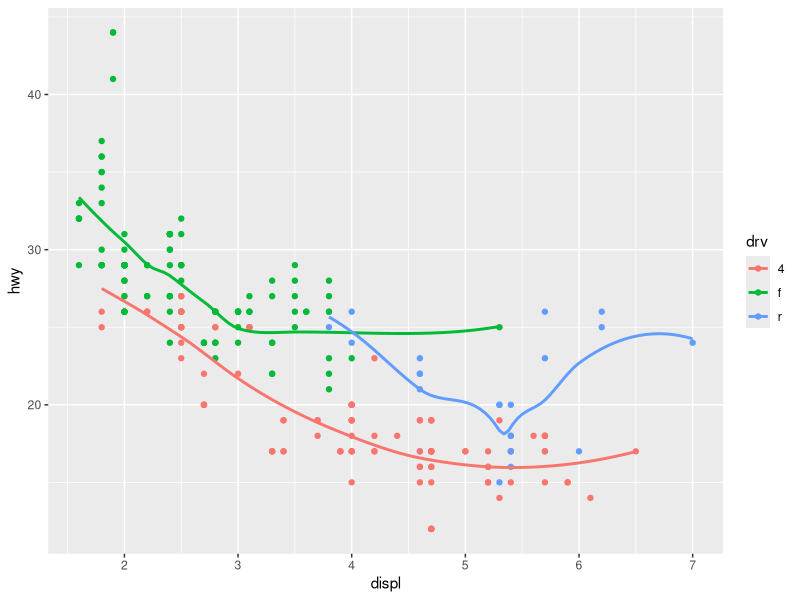

This chart was generated by the following R code: (Note: this script raises an error after producing the figure.)
## ---- chunk 1
knitr::opts_chunk$set(collapse = TRUE)
knitr::opts_chunk$set(message = FALSE)
library(tidyverse)
## ---- chunk 2
ggplot(data = mpg, mapping = aes(x = displ, y = hwy, color = drv)) + 
  geom_point() + 
  geom_smooth(se = FALSE)
## ---- chunk 3
knitr::include_graphics("Lab6_Images/excersie36img1.png")
knitr::include_graphics("Lab6_Images/excersie36img2.png")
knitr::include_graphics("Lab6_Images/excersie36img3.png")
knitr::include_graphics("Lab6_Images/excersie36img4.png")
knitr::include_graphics("Lab6_Images/excersie36img5.png")
knitr::include_graphics("Lab6_Images/excersie36img6.png")
## ---- chunk 4
ggplot(data = mpg, mapping = aes(x = displ, y = hwy, group = drv)) + 
  geom_smooth(size = 3, se = FALSE) + 
  geom_point(size = 6)
## ---- chunk 5
ggplot(data = mpg, mapping = aes(x = displ, y = hwy)) + 
  geom_point(size = 6) + 
  geom_smooth(size = 3, se = FALSE)
  
## ---- chunk 6
ggplot(data = mpg, mapping = aes(x = displ, y = hwy, color = drv)) + 
  geom_point(size = 6) +
  geom_smooth(size = 3, se = FALSE)

## ---- chunk 7
ggplot(data = mpg, mapping = aes(x = displ, y = hwy)) + 
  geom_point(mapping = aes(color = drv), size = 6) + 
  geom_smooth(size = 3, se = FALSE)
## ---- chunk 8
ggplot(data = mpg, mapping = aes(x = displ, y = hwy)) + 
  geom_point(mapping = aes(color = drv), size = 6) + 
  geom_smooth(mapping = aes(lty = drv), se = FALSE, size = 3)
## ---- chunk 9
ggplot(data = mpg, mapping = aes(x = displ, y = hwy)) + 
  geom_point(size = 12, color = "white") +
  geom_point(mapping = aes(color = drv), size = 6)
